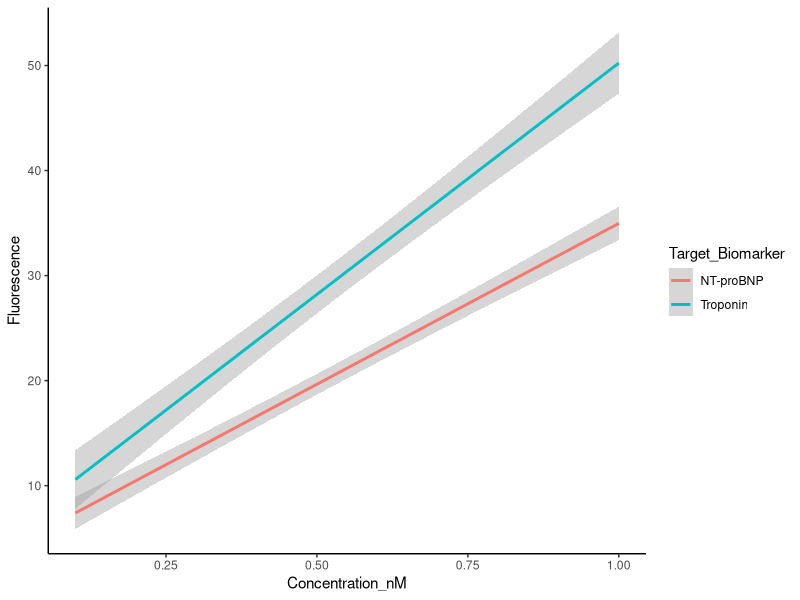
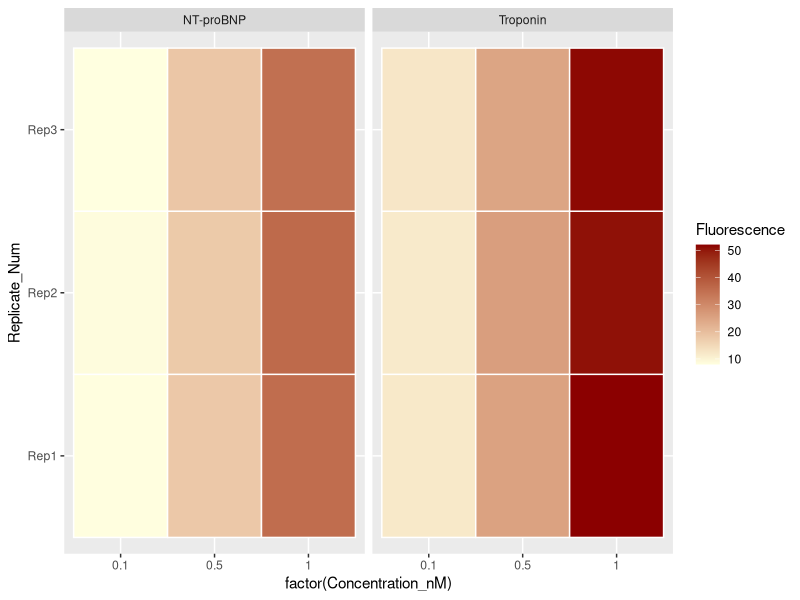

Generate these figures, in order, with R:
#Description : Processes biosensor assay measurements to fit linear regression models (geom_smooth) and builds a heatmap (geom_tile) to visual signal intensity across replicates (Rep1-Rep3) per biomarker.

#_________________________________________________________________________

library(tidyverse)


samples_df <- data.frame(

  Sample_ID = paste0("S", 1:6),

  Target_Biomarker = c("Troponin", "Troponin", "Troponin", "NT-proBNP", "NT-proBNP", "NT-proBNP"),

  Concentration_nM = c(0.1, 0.5, 1.0, 0.1, 0.5, 1.0)

)


readings_df <- data.frame(

  Sample_ID = paste0("S", 1:6),

  Rep1 = c(12.1, 25.4, 52.1, 8.2, 18.1, 35.6),

  Rep2 = c(11.8, 26.1, 50.8, 8.5, 17.9, 36.2),

  Rep3 = c(12.5, 24.8, 51.5, 8.0, 18.5, 35.1)

)



readings_long <- readings_df %>% pivot_longer(cols = c(Rep1 , Rep2, Rep3), names_to = "Replicate_Num", values_to = "Fluorescence")


combined_df <- samples_df %>% left_join(readings_long, by = "Sample_ID")


combined_df<- combined_df %>% mutate( Normalized_Signal = Fluorescence/Concentration_nM)


data_summary <- combined_df %>% group_by(Target_Biomarker, Concentration_nM) %>% summarise(Mean_Signal = mean(Fluorescence), SD_signal = sd (Fluorescence), Mean_Normalized = mean(Normalized_Signal), CV_Percent = (SD_signal/Mean_Signal)*100, .groups = "drop")

print(data_summary)

plot1 <- ggplot(combined_df, aes(x = Concentration_nM, y = Fluorescence, color = Target_Biomarker)) + geom_smooth(method = 'lm', se = TRUE) + theme_classic()
print(plot1)


plot2 <- ggplot(data = combined_df, aes(x = factor(Concentration_nM), y = Replicate_Num, fill = Fluorescence)) + geom_tile(color = "white", linewidth = 0.5) + facet_wrap(~ Target_Biomarker)+ scale_fill_gradient(low = "lightyellow", high = "darkred")
print(plot2)
